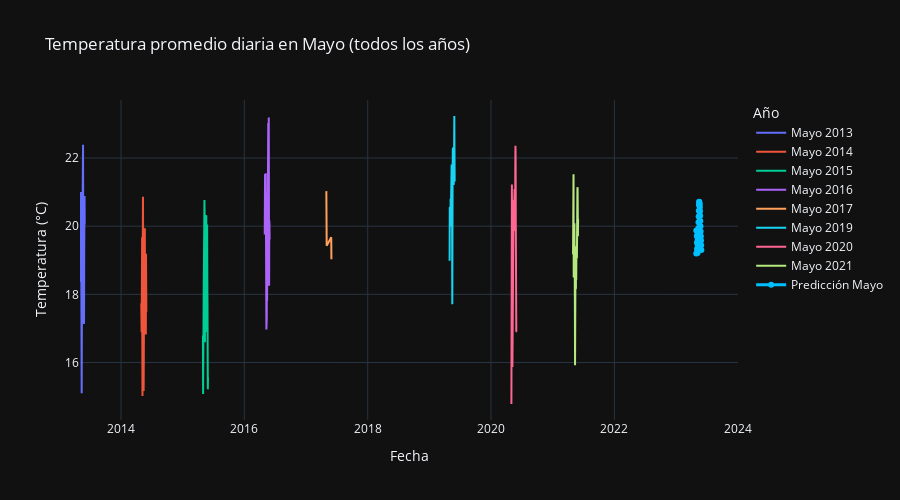

The cell this chart's notebook holds for it:
### Code cell
df_mayo = df_modelo1[df_modelo1["fecha_dia"].dt.month == 5]


fig = go.Figure()


for año, df_año in df_mayo.groupby(df_mayo["fecha_dia"].dt.year):
    fig.add_trace(go.Scatter(
        x=df_año["fecha_dia"],
        y=df_año["TMP_mean_interp"],
        mode="lines",
        name=f"Mayo {año}",
        line=dict(width=2)
    ))


if "fecha" in df_pred_futuro.columns:
    df_pred_mayo = df_pred_futuro[df_pred_futuro["fecha"].dt.month == 5]
    if not df_pred_mayo.empty:
        fig.add_trace(go.Scatter(
            x=df_pred_mayo["fecha"],
            y=df_pred_mayo["TMP_predicho"],
            mode="lines+markers",
            name="Predicción Mayo",
            line=dict(color="deepskyblue", width=3)
        ))


fig.update_layout(
    template="plotly_dark",
    title="Temperatura promedio diaria en Mayo (todos los años)",
    xaxis_title="Fecha",
    yaxis_title="Temperatura (°C)",
    legend_title="Año",
    hovermode="x unified",
    width=900,
    height=500
)

fig.show()
